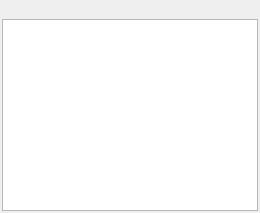
<?xml version="1.0" encoding="UTF-8"?>
<ui version="4.0">
 <class>BreakpointWidget</class>
 <widget class="QWidget" name="BreakpointWidget">
  <layout class="QVBoxLayout" name="mainLayout">
   <property name="spacing">
    <number>0</number>
   </property>
   <property name="leftMargin">
    <number>2</number>
   </property>
   <property name="topMargin">
    <number>2</number>
   </property>
   <property name="rightMargin">
    <number>2</number>
   </property>
   <property name="bottomMargin">
    <number>2</number>
   </property>
   <item>
    <widget class="QToolBar" name="toolbar">
     <property name="toolButtonStyle">
      <enum>Qt::ToolButtonTextBesideIcon</enum>
     </property>
    </widget>
   </item>
   <item>
    <widget class="QTableWidget" name="table">
     <property name="tabKeyNavigation">
      <bool>false</bool>
     </property>
     <property name="contextMenuPolicy">
      <enum>Qt::CustomContextMenu</enum>
     </property>
     <property name="selectionMode">
      <enum>QAbstractItemView::NoSelection</enum>
     </property>
    </widget>
   </item>
  </layout>
 </widget>
 <resources/>
 <connections/>
</ui>
